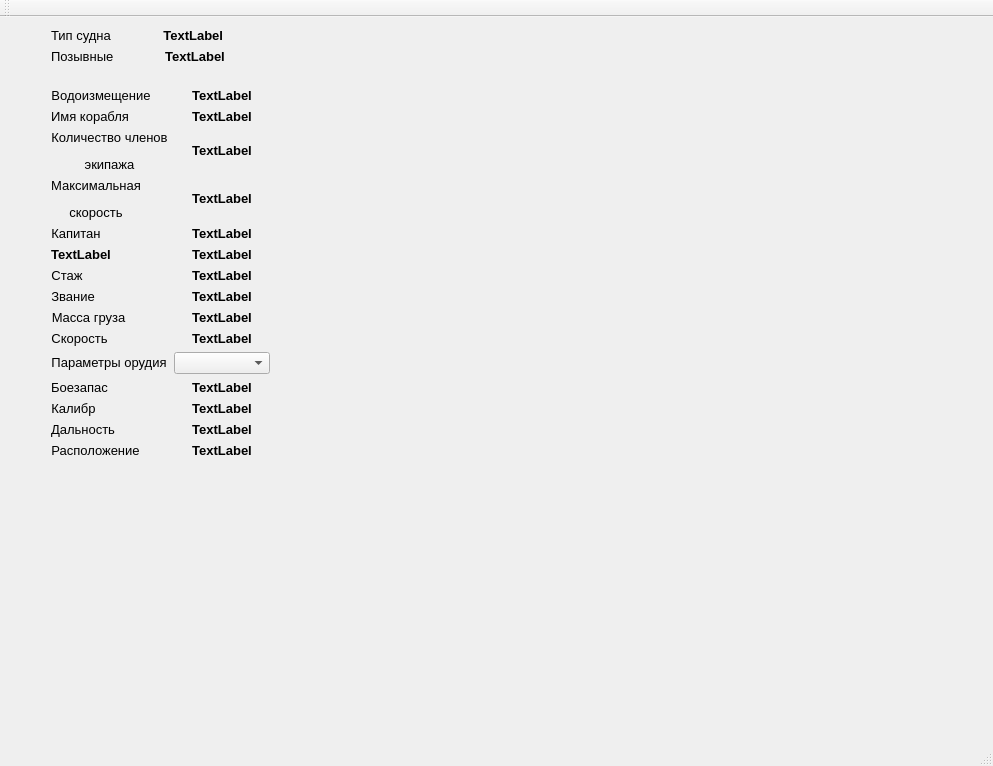
<?xml version="1.0" encoding="UTF-8"?>
<ui version="4.0">
 <class>InfoShip</class>
 <widget class="QMainWindow" name="InfoShip">
  <property name="geometry">
   <rect>
    <x>0</x>
    <y>0</y>
    <width>993</width>
    <height>766</height>
   </rect>
  </property>
  <property name="windowTitle">
   <string>InfoShip</string>
  </property>
  <widget class="QWidget" name="centralWidget">
   <widget class="QLabel" name="label">
    <property name="geometry">
     <rect>
      <x>-30</x>
      <y>-13</y>
      <width>1024</width>
      <height>768</height>
     </rect>
    </property>
    <property name="text">
     <string>&lt;html&gt;&lt;head/&gt;&lt;body&gt;&lt;p&gt;&lt;br/&gt;&lt;/p&gt;&lt;/body&gt;&lt;/html&gt;</string>
    </property>
   </widget>
   <widget class="QWidget" name="formLayoutWidget">
    <property name="geometry">
     <rect>
      <x>40</x>
      <y>60</y>
      <width>241</width>
      <height>451</height>
     </rect>
    </property>
    <layout class="QFormLayout" name="formLayout_2">
     <item row="0" column="0">
      <widget class="QLabel" name="label_3">
       <property name="text">
        <string>&lt;html&gt;&lt;head/&gt;&lt;body&gt;&lt;p align=&quot;center&quot;&gt;&lt;span style=&quot; font-size:10pt;&quot;&gt;Водоизмещение&lt;/span&gt;&lt;/p&gt;&lt;/body&gt;&lt;/html&gt;</string>
       </property>
      </widget>
     </item>
     <item row="0" column="1">
      <widget class="QLabel" name="label_2">
       <property name="font">
        <font>
         <pointsize>10</pointsize>
         <weight>75</weight>
         <bold>true</bold>
        </font>
       </property>
       <property name="text">
        <string>&lt;html&gt;&lt;head/&gt;&lt;body&gt;&lt;p align=&quot;center&quot;&gt;&lt;span style=&quot; font-size:10pt;&quot;&gt;TextLabel&lt;/span&gt;&lt;/p&gt;&lt;/body&gt;&lt;/html&gt;</string>
       </property>
      </widget>
     </item>
     <item row="1" column="0">
      <widget class="QLabel" name="label_8">
       <property name="text">
        <string>&lt;html&gt;&lt;head/&gt;&lt;body&gt;&lt;p align=&quot;center&quot;&gt;&lt;span style=&quot; font-size:10pt;&quot;&gt;Имя корабля&lt;/span&gt;&lt;/p&gt;&lt;/body&gt;&lt;/html&gt;</string>
       </property>
      </widget>
     </item>
     <item row="1" column="1">
      <widget class="QLabel" name="label_9">
       <property name="font">
        <font>
         <pointsize>10</pointsize>
         <weight>75</weight>
         <bold>true</bold>
        </font>
       </property>
       <property name="text">
        <string>&lt;html&gt;&lt;head/&gt;&lt;body&gt;&lt;p align=&quot;center&quot;&gt;&lt;span style=&quot; font-size:10pt;&quot;&gt;TextLabel&lt;/span&gt;&lt;/p&gt;&lt;/body&gt;&lt;/html&gt;</string>
       </property>
      </widget>
     </item>
     <item row="2" column="0">
      <widget class="QLabel" name="label_4">
       <property name="text">
        <string>&lt;html&gt;&lt;head/&gt;&lt;body&gt;&lt;p align=&quot;center&quot;&gt;&lt;span style=&quot; font-size:10pt;&quot;&gt;Количество членов&lt;/span&gt;&lt;/p&gt;&lt;p align=&quot;center&quot;&gt;&lt;span style=&quot; font-size:10pt;&quot;&gt;экипажа&lt;/span&gt;&lt;/p&gt;&lt;/body&gt;&lt;/html&gt;</string>
       </property>
      </widget>
     </item>
     <item row="2" column="1">
      <widget class="QLabel" name="label_5">
       <property name="font">
        <font>
         <pointsize>10</pointsize>
         <weight>75</weight>
         <bold>true</bold>
        </font>
       </property>
       <property name="text">
        <string>&lt;html&gt;&lt;head/&gt;&lt;body&gt;&lt;p align=&quot;center&quot;&gt;&lt;span style=&quot; font-size:10pt;&quot;&gt;TextLabel&lt;/span&gt;&lt;/p&gt;&lt;/body&gt;&lt;/html&gt;</string>
       </property>
      </widget>
     </item>
     <item row="3" column="0">
      <widget class="QLabel" name="label_6">
       <property name="text">
        <string>&lt;html&gt;&lt;head/&gt;&lt;body&gt;&lt;p align=&quot;center&quot;&gt;&lt;span style=&quot; font-size:10pt;&quot;&gt;Максимальная&lt;/span&gt;&lt;/p&gt;&lt;p align=&quot;center&quot;&gt;&lt;span style=&quot; font-size:10pt;&quot;&gt;скорость&lt;/span&gt;&lt;/p&gt;&lt;/body&gt;&lt;/html&gt;</string>
       </property>
      </widget>
     </item>
     <item row="3" column="1">
      <widget class="QLabel" name="label_7">
       <property name="font">
        <font>
         <pointsize>10</pointsize>
         <weight>75</weight>
         <bold>true</bold>
        </font>
       </property>
       <property name="text">
        <string>&lt;html&gt;&lt;head/&gt;&lt;body&gt;&lt;p align=&quot;center&quot;&gt;&lt;span style=&quot; font-size:10pt;&quot;&gt;TextLabel&lt;/span&gt;&lt;/p&gt;&lt;/body&gt;&lt;/html&gt;</string>
       </property>
      </widget>
     </item>
     <item row="4" column="0">
      <widget class="QLabel" name="label_10">
       <property name="text">
        <string>&lt;html&gt;&lt;head/&gt;&lt;body&gt;&lt;p align=&quot;center&quot;&gt;&lt;span style=&quot; font-size:10pt;&quot;&gt;Капитан&lt;/span&gt;&lt;/p&gt;&lt;/body&gt;&lt;/html&gt;</string>
       </property>
      </widget>
     </item>
     <item row="4" column="1">
      <widget class="QLabel" name="label_11">
       <property name="font">
        <font>
         <pointsize>10</pointsize>
         <weight>75</weight>
         <bold>true</bold>
        </font>
       </property>
       <property name="text">
        <string>&lt;html&gt;&lt;head/&gt;&lt;body&gt;&lt;p align=&quot;center&quot;&gt;&lt;span style=&quot; font-size:10pt;&quot;&gt;TextLabel&lt;/span&gt;&lt;/p&gt;&lt;/body&gt;&lt;/html&gt;</string>
       </property>
      </widget>
     </item>
     <item row="6" column="0">
      <widget class="QLabel" name="label_12">
       <property name="font">
        <font>
         <pointsize>10</pointsize>
         <weight>75</weight>
         <bold>true</bold>
        </font>
       </property>
       <property name="text">
        <string>&lt;html&gt;&lt;head/&gt;&lt;body&gt;&lt;p align=&quot;center&quot;&gt;&lt;span style=&quot; font-size:10pt;&quot;&gt;TextLabel&lt;/span&gt;&lt;/p&gt;&lt;/body&gt;&lt;/html&gt;</string>
       </property>
      </widget>
     </item>
     <item row="6" column="1">
      <widget class="QLabel" name="label_13">
       <property name="font">
        <font>
         <pointsize>10</pointsize>
         <weight>75</weight>
         <bold>true</bold>
        </font>
       </property>
       <property name="text">
        <string>&lt;html&gt;&lt;head/&gt;&lt;body&gt;&lt;p align=&quot;center&quot;&gt;&lt;span style=&quot; font-size:10pt;&quot;&gt;TextLabel&lt;/span&gt;&lt;/p&gt;&lt;/body&gt;&lt;/html&gt;</string>
       </property>
      </widget>
     </item>
     <item row="7" column="0">
      <widget class="QLabel" name="label_14">
       <property name="text">
        <string>&lt;html&gt;&lt;head/&gt;&lt;body&gt;&lt;p align=&quot;center&quot;&gt;&lt;span style=&quot; font-size:10pt;&quot;&gt;Стаж&lt;/span&gt;&lt;/p&gt;&lt;/body&gt;&lt;/html&gt;</string>
       </property>
      </widget>
     </item>
     <item row="7" column="1">
      <widget class="QLabel" name="label_15">
       <property name="font">
        <font>
         <pointsize>10</pointsize>
         <weight>75</weight>
         <bold>true</bold>
        </font>
       </property>
       <property name="text">
        <string>&lt;html&gt;&lt;head/&gt;&lt;body&gt;&lt;p align=&quot;center&quot;&gt;&lt;span style=&quot; font-size:10pt;&quot;&gt;TextLabel&lt;/span&gt;&lt;/p&gt;&lt;/body&gt;&lt;/html&gt;</string>
       </property>
      </widget>
     </item>
     <item row="8" column="0">
      <widget class="QLabel" name="label_16">
       <property name="text">
        <string>&lt;html&gt;&lt;head/&gt;&lt;body&gt;&lt;p align=&quot;center&quot;&gt;&lt;span style=&quot; font-size:10pt;&quot;&gt;Звание&lt;/span&gt;&lt;/p&gt;&lt;/body&gt;&lt;/html&gt;</string>
       </property>
      </widget>
     </item>
     <item row="8" column="1">
      <widget class="QLabel" name="label_17">
       <property name="font">
        <font>
         <pointsize>10</pointsize>
         <weight>75</weight>
         <bold>true</bold>
        </font>
       </property>
       <property name="text">
        <string>&lt;html&gt;&lt;head/&gt;&lt;body&gt;&lt;p align=&quot;center&quot;&gt;&lt;span style=&quot; font-size:10pt;&quot;&gt;TextLabel&lt;/span&gt;&lt;/p&gt;&lt;/body&gt;&lt;/html&gt;</string>
       </property>
      </widget>
     </item>
     <item row="9" column="0">
      <widget class="QLabel" name="label_27">
       <property name="text">
        <string>&lt;html&gt;&lt;head/&gt;&lt;body&gt;&lt;p align=&quot;center&quot;&gt;&lt;span style=&quot; font-size:10pt;&quot;&gt;Масса груза&lt;/span&gt;&lt;/p&gt;&lt;/body&gt;&lt;/html&gt;</string>
       </property>
      </widget>
     </item>
     <item row="9" column="1">
      <widget class="QLabel" name="label_29">
       <property name="font">
        <font>
         <pointsize>10</pointsize>
         <weight>75</weight>
         <bold>true</bold>
        </font>
       </property>
       <property name="text">
        <string>&lt;html&gt;&lt;head/&gt;&lt;body&gt;&lt;p align=&quot;center&quot;&gt;&lt;span style=&quot; font-size:10pt;&quot;&gt;TextLabel&lt;/span&gt;&lt;/p&gt;&lt;/body&gt;&lt;/html&gt;</string>
       </property>
      </widget>
     </item>
     <item row="10" column="0">
      <widget class="QLabel" name="label_28">
       <property name="text">
        <string>&lt;html&gt;&lt;head/&gt;&lt;body&gt;&lt;p align=&quot;center&quot;&gt;&lt;span style=&quot; font-size:10pt;&quot;&gt;Скорость&lt;/span&gt;&lt;/p&gt;&lt;/body&gt;&lt;/html&gt;</string>
       </property>
      </widget>
     </item>
     <item row="10" column="1">
      <widget class="QLabel" name="label_30">
       <property name="font">
        <font>
         <pointsize>10</pointsize>
         <weight>75</weight>
         <bold>true</bold>
        </font>
       </property>
       <property name="text">
        <string>&lt;html&gt;&lt;head/&gt;&lt;body&gt;&lt;p align=&quot;center&quot;&gt;&lt;span style=&quot; font-size:10pt;&quot;&gt;TextLabel&lt;/span&gt;&lt;/p&gt;&lt;/body&gt;&lt;/html&gt;</string>
       </property>
      </widget>
     </item>
     <item row="11" column="0">
      <widget class="QLabel" name="label_18">
       <property name="text">
        <string>&lt;html&gt;&lt;head/&gt;&lt;body&gt;&lt;p align=&quot;center&quot;&gt;&lt;span style=&quot; font-size:10pt;&quot;&gt;Параметры орудия&lt;/span&gt;&lt;/p&gt;&lt;/body&gt;&lt;/html&gt;</string>
       </property>
      </widget>
     </item>
     <item row="11" column="1">
      <widget class="QComboBox" name="comboBox"/>
     </item>
     <item row="12" column="0">
      <widget class="QLabel" name="label_19">
       <property name="text">
        <string>&lt;html&gt;&lt;head/&gt;&lt;body&gt;&lt;p align=&quot;center&quot;&gt;&lt;span style=&quot; font-size:10pt;&quot;&gt;Боезапас&lt;/span&gt;&lt;/p&gt;&lt;/body&gt;&lt;/html&gt;</string>
       </property>
      </widget>
     </item>
     <item row="12" column="1">
      <widget class="QLabel" name="label_23">
       <property name="font">
        <font>
         <pointsize>10</pointsize>
         <weight>75</weight>
         <bold>true</bold>
        </font>
       </property>
       <property name="text">
        <string>&lt;html&gt;&lt;head/&gt;&lt;body&gt;&lt;p align=&quot;center&quot;&gt;&lt;span style=&quot; font-size:10pt;&quot;&gt;TextLabel&lt;/span&gt;&lt;/p&gt;&lt;/body&gt;&lt;/html&gt;</string>
       </property>
      </widget>
     </item>
     <item row="13" column="0">
      <widget class="QLabel" name="label_20">
       <property name="text">
        <string>&lt;html&gt;&lt;head/&gt;&lt;body&gt;&lt;p align=&quot;center&quot;&gt;&lt;span style=&quot; font-size:10pt;&quot;&gt;Калибр&lt;/span&gt;&lt;/p&gt;&lt;/body&gt;&lt;/html&gt;</string>
       </property>
      </widget>
     </item>
     <item row="13" column="1">
      <widget class="QLabel" name="label_24">
       <property name="font">
        <font>
         <pointsize>10</pointsize>
         <weight>75</weight>
         <bold>true</bold>
        </font>
       </property>
       <property name="text">
        <string>&lt;html&gt;&lt;head/&gt;&lt;body&gt;&lt;p align=&quot;center&quot;&gt;&lt;span style=&quot; font-size:10pt;&quot;&gt;TextLabel&lt;/span&gt;&lt;/p&gt;&lt;/body&gt;&lt;/html&gt;</string>
       </property>
      </widget>
     </item>
     <item row="14" column="0">
      <widget class="QLabel" name="label_21">
       <property name="text">
        <string>&lt;html&gt;&lt;head/&gt;&lt;body&gt;&lt;p align=&quot;center&quot;&gt;&lt;span style=&quot; font-size:10pt;&quot;&gt;Дальность&lt;/span&gt;&lt;/p&gt;&lt;/body&gt;&lt;/html&gt;</string>
       </property>
      </widget>
     </item>
     <item row="14" column="1">
      <widget class="QLabel" name="label_25">
       <property name="font">
        <font>
         <pointsize>10</pointsize>
         <weight>75</weight>
         <bold>true</bold>
        </font>
       </property>
       <property name="text">
        <string>&lt;html&gt;&lt;head/&gt;&lt;body&gt;&lt;p align=&quot;center&quot;&gt;&lt;span style=&quot; font-size:10pt;&quot;&gt;TextLabel&lt;/span&gt;&lt;/p&gt;&lt;/body&gt;&lt;/html&gt;</string>
       </property>
      </widget>
     </item>
     <item row="15" column="0">
      <widget class="QLabel" name="label_22">
       <property name="text">
        <string>&lt;html&gt;&lt;head/&gt;&lt;body&gt;&lt;p align=&quot;center&quot;&gt;&lt;span style=&quot; font-size:10pt;&quot;&gt;Расположение&lt;/span&gt;&lt;/p&gt;&lt;/body&gt;&lt;/html&gt;</string>
       </property>
      </widget>
     </item>
     <item row="15" column="1">
      <widget class="QLabel" name="label_26">
       <property name="font">
        <font>
         <pointsize>10</pointsize>
         <weight>75</weight>
         <bold>true</bold>
        </font>
       </property>
       <property name="text">
        <string>&lt;html&gt;&lt;head/&gt;&lt;body&gt;&lt;p align=&quot;center&quot;&gt;&lt;span style=&quot; font-size:10pt;&quot;&gt;TextLabel&lt;/span&gt;&lt;/p&gt;&lt;/body&gt;&lt;/html&gt;</string>
       </property>
      </widget>
     </item>
    </layout>
   </widget>
   <widget class="QWidget" name="formLayoutWidget_2">
    <property name="geometry">
     <rect>
      <x>40</x>
      <y>0</y>
      <width>241</width>
      <height>61</height>
     </rect>
    </property>
    <layout class="QFormLayout" name="formLayout">
     <item row="0" column="0">
      <widget class="QLabel" name="type">
       <property name="text">
        <string>&lt;html&gt;&lt;head/&gt;&lt;body&gt;&lt;p&gt;&lt;span style=&quot; font-size:10pt;&quot;&gt;Тип судна&lt;/span&gt;&lt;/p&gt;&lt;/body&gt;&lt;/html&gt;</string>
       </property>
      </widget>
     </item>
     <item row="1" column="0">
      <widget class="QLabel" name="calls">
       <property name="text">
        <string>&lt;html&gt;&lt;head/&gt;&lt;body&gt;&lt;p&gt;&lt;span style=&quot; font-size:10pt;&quot;&gt;Позывные&lt;/span&gt;&lt;/p&gt;&lt;/body&gt;&lt;/html&gt;</string>
       </property>
      </widget>
     </item>
     <item row="0" column="1">
      <widget class="QLabel" name="TYPE">
       <property name="font">
        <font>
         <pointsize>10</pointsize>
         <weight>75</weight>
         <bold>true</bold>
        </font>
       </property>
       <property name="text">
        <string>&lt;html&gt;&lt;head/&gt;&lt;body&gt;&lt;p align=&quot;center&quot;&gt;&lt;span style=&quot; font-size:10pt; font-weight:600;&quot;&gt;TextLabel &lt;/span&gt;&lt;/p&gt;&lt;/body&gt;&lt;/html&gt;</string>
       </property>
      </widget>
     </item>
     <item row="1" column="1">
      <widget class="QLabel" name="CALLSIGN">
       <property name="font">
        <font>
         <pointsize>10</pointsize>
         <weight>75</weight>
         <bold>true</bold>
        </font>
       </property>
       <property name="text">
        <string>&lt;html&gt;&lt;head/&gt;&lt;body&gt;&lt;p align=&quot;center&quot;&gt;&lt;span style=&quot; font-size:10pt; font-weight:600;&quot;&gt;TextLabel&lt;/span&gt;&lt;/p&gt;&lt;/body&gt;&lt;/html&gt;</string>
       </property>
      </widget>
     </item>
    </layout>
   </widget>
  </widget>
  <widget class="QToolBar" name="mainToolBar">
   <attribute name="toolBarArea">
    <enum>TopToolBarArea</enum>
   </attribute>
   <attribute name="toolBarBreak">
    <bool>false</bool>
   </attribute>
  </widget>
  <widget class="QStatusBar" name="statusBar"/>
 </widget>
 <layoutdefault spacing="6" margin="11"/>
 <resources/>
 <connections/>
</ui>
